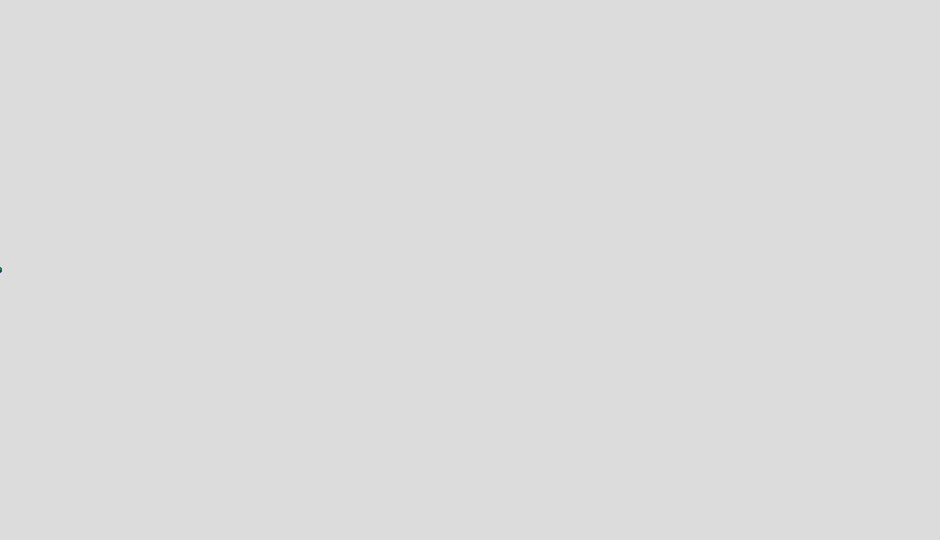
Frame 1 (no input)
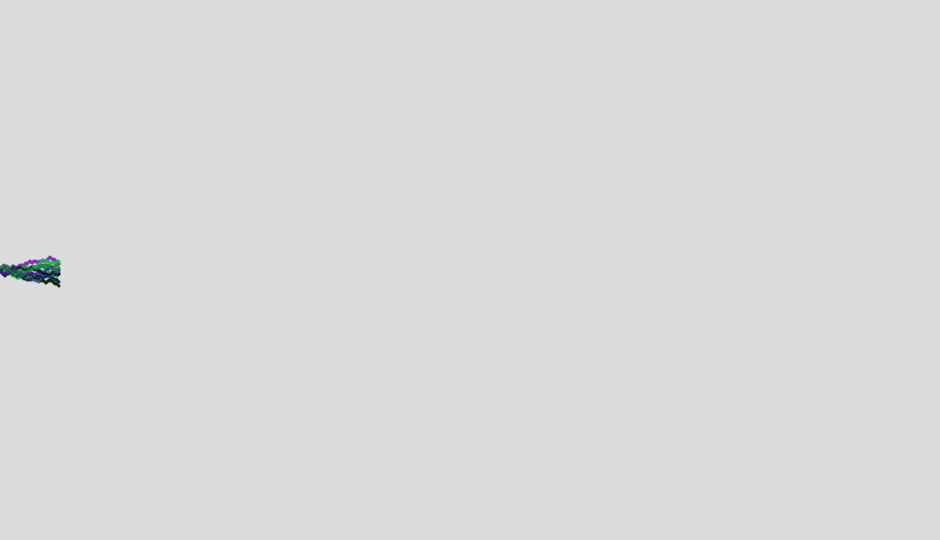
Frame 60 (the mouse pressed at the canvas centre just before this capture)
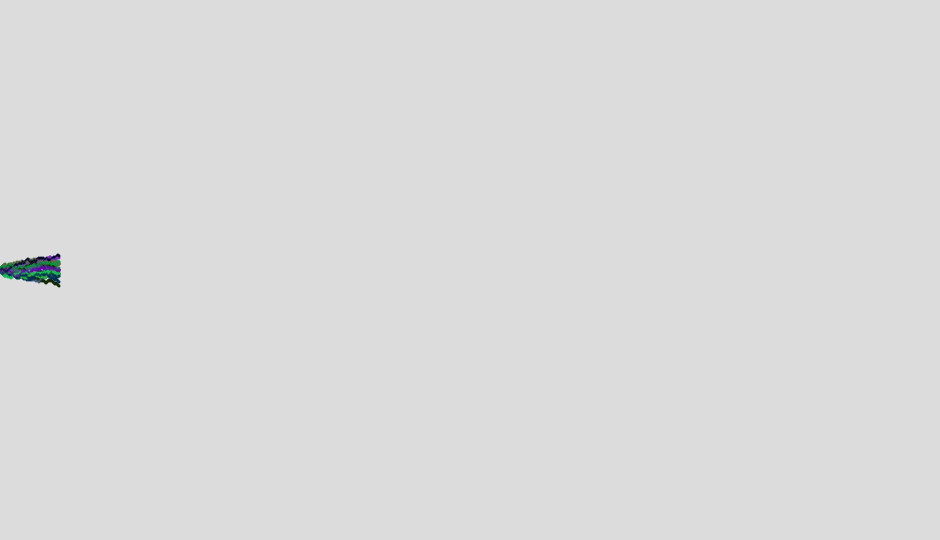
Frame 120 (the mouse held since frame 60 and released just before this capture)

The Processing sketch that drew these frames (run headless with seeded random() and noise(); from frame 60 on, the mouse is pressed at the canvas centre):

// Processing sketch: processing_160129
// ── processing_160129.pde

// Continuous accumulated deviation of normal distribution 2
// by John Clavin - September 2014

Point[] points;
int middle;
int numOfPoints;
int widthCount;

void setup() {
  size(940, 540);
  noStroke();
  background(220);
  middle = height/2;
  numOfPoints = 10;
  widthCount = 0;
  points = new Point[numOfPoints];
  for (int i = 0; i < points.length; i++) {
    points[i] = new Point();
  }
}

void draw() {
  for (int i = 0; i < points.length; i++) {
    Point a = points[i];
    a.setPoint();
  }
  for (int i = 0; i < points.length; i++) {
    Point b = points[i];
    fill(b.objectFill);
    ellipse(widthCount, middle + b.randCount, 3, 3);
  }
  loadPixels();
  if (widthCount > width - 5) {
    for (int y = 0; y < height; y++) {
      for (int x = 0; x < width -1; x++) {
        pixels[x + y*width] = pixels[(x+1) + y*width];
      }
    }
  } else {
    widthCount++;
  }
  updatePixels();
}

void mousePressed() {
  reStart();
}

void reStart() {
  for (int i = 0; i < points.length; i++) {
    Point c = points[i];
    c.resetObjects();
  }
  widthCount = 0;
  background(220);
}

class Point {
  float rand;
  int randCount;
  color objectFill;

  Point() {
    setColor();
  }

  void setPoint() {
    rand = random(1);
    if (rand >= .5)
      randCount += 1;
    else
      randCount -= 1;
  }

  void setColor() {
    objectFill = color(random(200), random(200), random(200));
  }

  void resetObjects() {
    randCount = 0;
    // setColor();
  }
}
